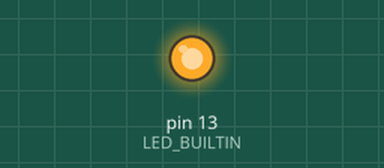
Bench run of a sketch on a simulated Arduino Uno, built with avr-gcc and run on an emulated ATmega328P. Parts: output pins drawn as LEDs (lit = HIGH).

Above: at 5.0 s.
At 10.5 s:
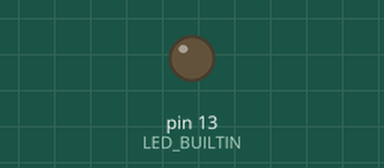
Timing chart, 0 to 14.3 s (numbered marks = the images above):
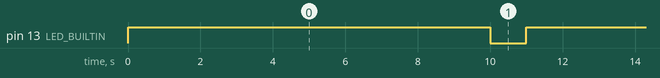

Measured:
- by itself, pin 13 (LED_BUILTIN): alternates HIGH for 10.0 s and LOW for 1.0 s

The sketch:

blink-led.ino
```cpp
// the setup function runs once when you press reset or power the board
void setup() {
  // initialize digital pin LED_BUILTIN as an output.
  pinMode(LED_BUILTIN, OUTPUT);
}

// the loop function runs over and over again forever
void loop() {
  digitalWrite(LED_BUILTIN, HIGH);  // change state of the LED by setting the pin to the HIGH voltage level
  delay(10000);                      // wait for a second
  digitalWrite(LED_BUILTIN, LOW);   // change state of the LED by setting the pin to the LOW voltage level
  delay(1000);                      // wait for a second
}
```
